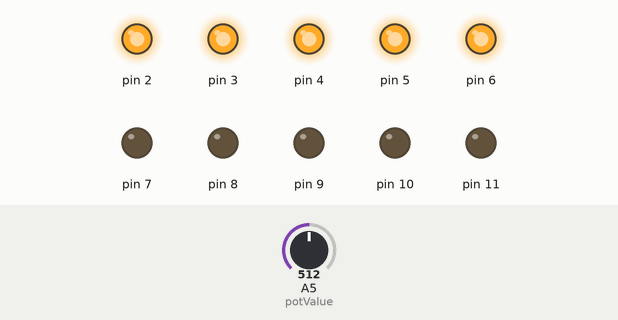
Recording of a sketch running on a simulated Arduino Uno, built with avr-gcc and run on an emulated ATmega328P. Parts: output pins drawn as LEDs (lit = HIGH). The inputs (shaded band) are chosen by the test bench; at power-on: A5 (potValue) = 512.

Above: at 1.2 s.
1.3 s: A5 (potValue) set to 470
At 2.1 s:
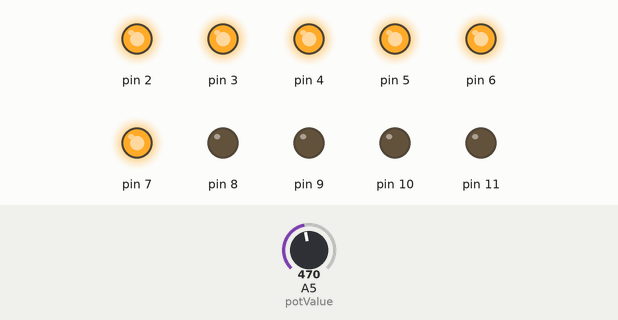
2.8 s: A5 (potValue) set to 306
At 3.3 s:
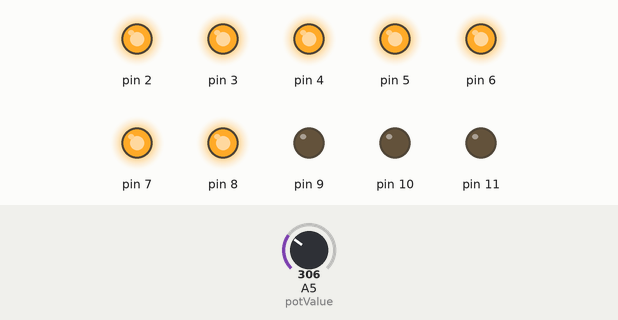
4.3 s: A5 (potValue) set to 270
At 5.5 s:
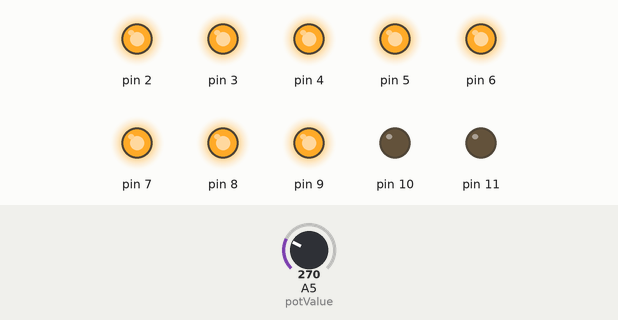
5.8 s: A5 (potValue) set to 122
At 6.8 s:
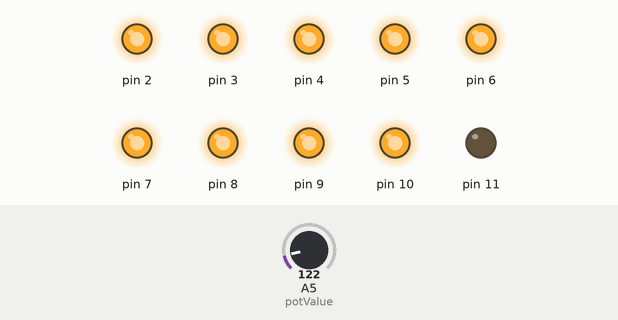
7.3 s: A5 (potValue) set to 89
8.8 s: A5 (potValue) set to 73
At 10.2 s:
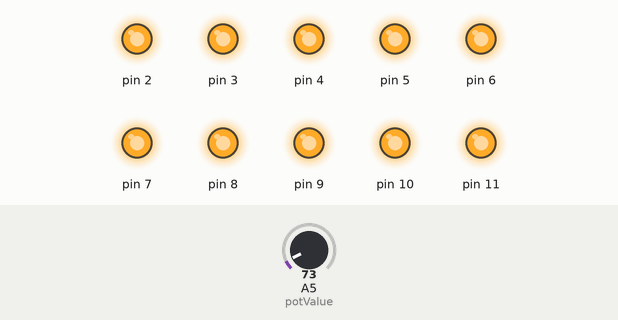
Timing chart, 0 to 11.3 s (numbered marks = the images above; inputs shaded):
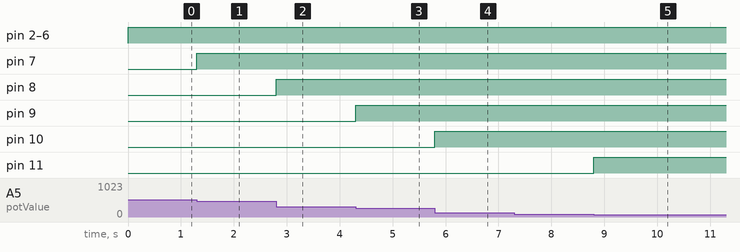

Measured:
- the behaviour switches between 81 and 80 on A5 (potValue) (found by bisection; images 4 and 5)
- after the input at 1.3 s, pin 7: LOW → HIGH at once
- after the input at 2.8 s, pin 8: LOW → HIGH at once
- after the input at 4.3 s, pin 9: LOW → HIGH at once
- after the input at 5.8 s, pin 10: LOW → HIGH at once
- after the input at 7.3 s, every drawn part: stays the same
- after the input at 8.8 s, pin 11: LOW → HIGH at once

The sketch:

14-control-leds-with-a-potentiometer.ino
```cpp
// Project #14 - Control LEDs with a potentiometer
// This code is part of the challenge 100 Arduino and ESP32 projects.
// You can find more information about this initiative at https://github.com/LucasFernandoChannel/one-hundred-projects-challenge
// Created by Lucas Fernando - check my Youtube channel at https://www.youtube.com/@lucasfernandochannel

#define potValue A5

int ledsState[11][10] = {{0, 0, 0, 0, 0, 0, 0, 0, 0, 0}, {1, 0, 0, 0, 0, 0, 0, 0, 0, 0}, {1, 1, 0, 0, 0, 0, 0, 0, 0, 0}, {1, 1, 1, 0, 0, 0, 0, 0, 0, 0}, {1, 1, 1, 1, 0, 0, 0, 0, 0, 0},
                       {1, 1, 1, 1, 1, 0, 0, 0, 0, 0}, {1, 1, 1, 1, 1, 1, 0, 0, 0, 0}, {1, 1, 1, 1, 1, 1, 1, 0, 0, 0}, {1, 1, 1, 1, 1, 1, 1, 1, 0, 0}, {1, 1, 1, 1, 1, 1, 1, 1, 1, 0},
                       {1, 1, 1, 1, 1, 1, 1, 1, 1, 1}};

void setup() {
  for (int i = 2; i < 12; i++) {
    pinMode(i, OUTPUT);
    digitalWrite(i, LOW);
  }
}

void loop() {
  int value = analogRead(potValue);
  int option = 0;

  if (value <= 80) {
    option = 10;
  } else if (value > 80 && value <= 180) {
    option = 9;
  } else if (value > 180 && value <= 280) {
    option = 8;
  } else if (value > 280 && value <= 380) {
    option = 7;
  } else if (value > 380 && value <= 480) {
    option = 6;
  } else if (value > 480 && value <= 580) {
    option = 5;
  } else if (value > 580 && value <= 680) {
    option = 4;
  } else if (value > 680 && value <= 780) {
    option = 3;
  } else if (value > 780 && value <= 880) {
    option = 2;
  } else if (value > 880 && value <= 980) {
    option = 1;
  } else if (value > 980) {
    option = 0;
  }
  for (int n = 0; n < 10; n++) {
    digitalWrite(n + 2, ledsState[option][n]);
  }
}
```
